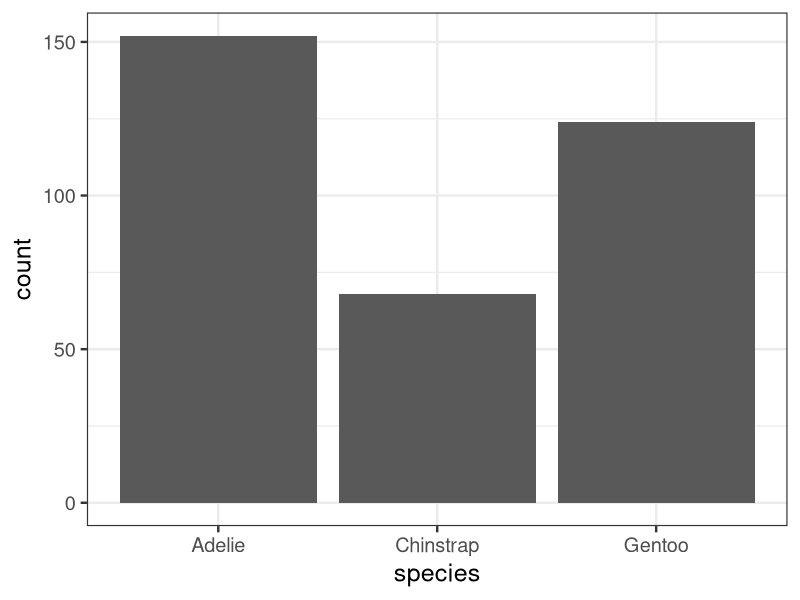
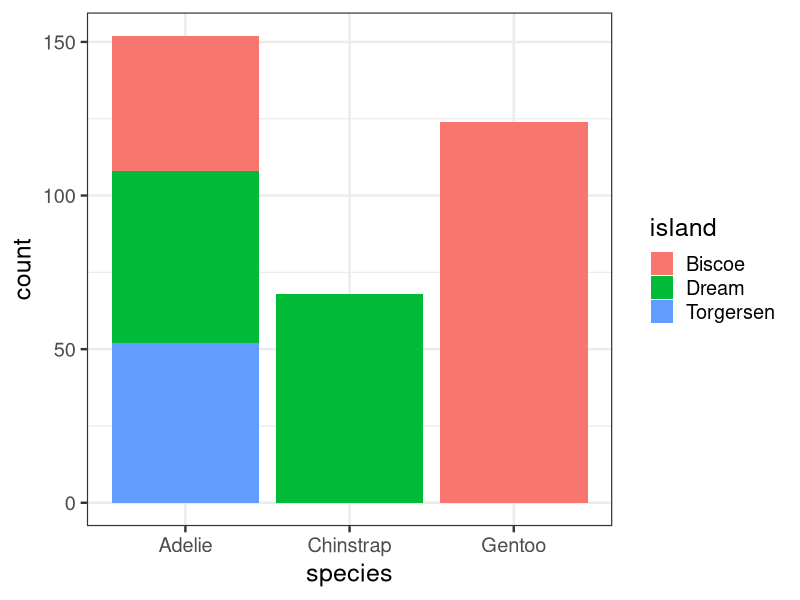
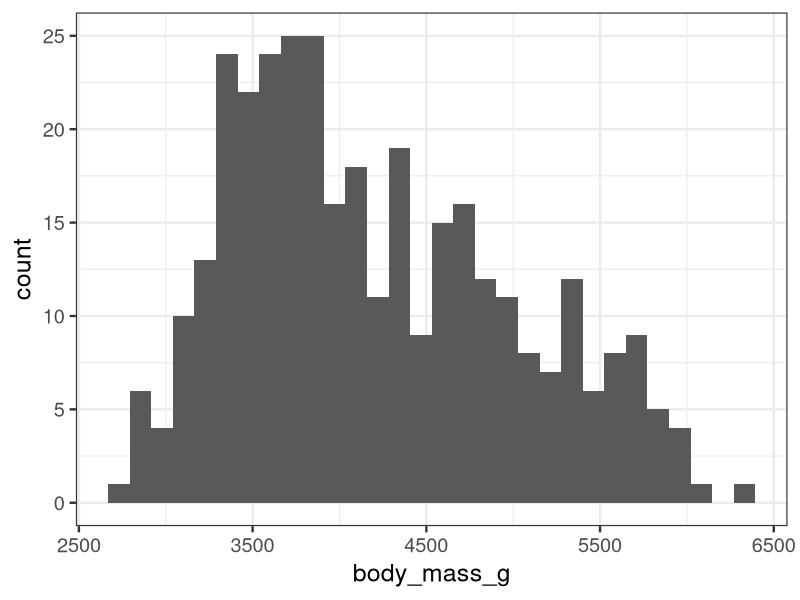
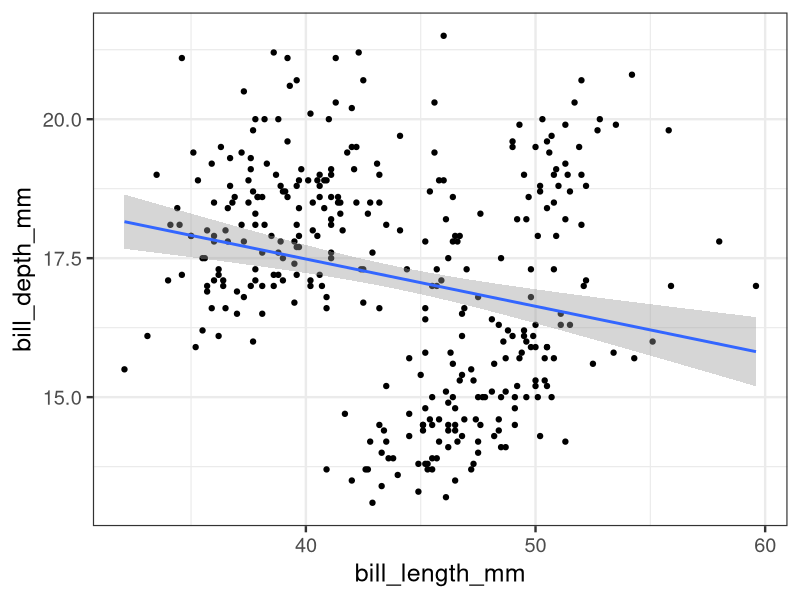
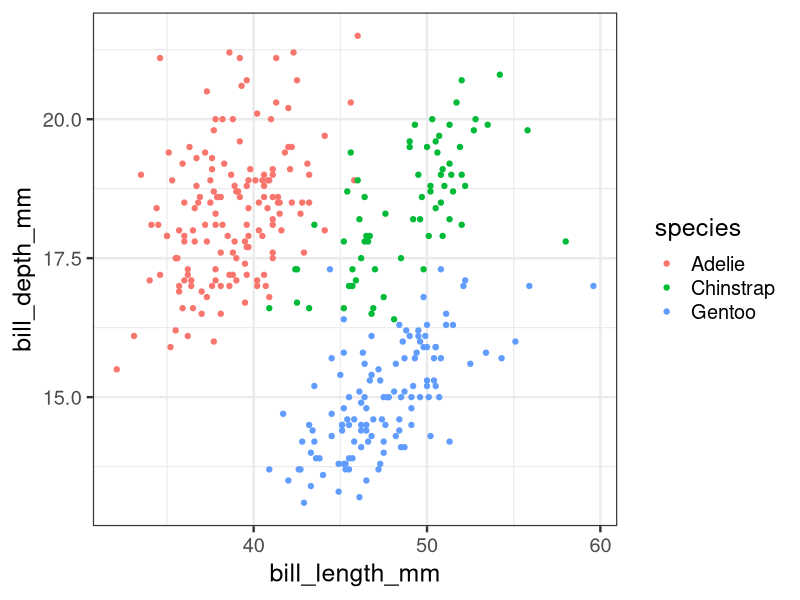

The R script that drew these images, in order:
## ---- chunk 1
library(tidyverse)
library(palmerpenguins)
theme_set(theme_bw(18))

## ---- chunk 2
glimpse(penguins)

## ---- chunk 3
table(penguins$species, penguins$island)

## ---- chunk 4
penguins |> 
  count(species, island)

## ---- chunk 5
#| label: q1
penguins |> 
  count(species, island) |> 
  pivot_wider(names_from = island, 
              values_from = n, 
              values_fill = 0)

## ---- chunk 6
species_island_table <- table(penguins$species, penguins$island)
addmargins(species_island_table)

## ---- chunk 7
# Row proportions
prop.table(species_island_table, margin = 1)
# Column proportions
prop.table(species_island_table, margin = 2)

## ---- chunk 8
#| label: q2

penguins |> 
  count(species, island) |> 
  group_by(species) |> 
  mutate(prop = n/sum(n)) 

penguins |> 
  count(species, island) |> 
  group_by(island) |> 
  mutate(prop = n/sum(n))

## ---- chunk 9
ggplot(penguins, aes(species)) +
  geom_bar()

## ---- chunk 10
#| label: q3
ggplot(penguins, aes(species, fill = island)) +
  geom_bar()



## ---- chunk 11
penguins |>  
  ggplot(aes(body_mass_g)) +
  geom_histogram()

## ---- chunk 12
#| label: q6

body_masses <- penguins$body_mass_g[!is.na(penguins$body_mass_g)]
mean_mass <- mean(body_masses)
sd_mass <- sd(body_masses)

win1sd <- mean(body_masses >= mean_mass - sd_mass & body_masses <= mean_mass + sd_mass)

win2sd <- mean(body_masses >= mean_mass - 2*sd_mass & body_masses <= mean_mass + 2* sd_mass)
## ---- chunk 13
penguins |> 
  ggplot(aes(bill_length_mm, bill_depth_mm)) +
  geom_point() +
  geom_smooth(method = lm)

## ---- chunk 14
#| label: q7

penguins |> 
  ggplot(aes(bill_length_mm, bill_depth_mm)) +
  geom_point(aes(color = species)) 

